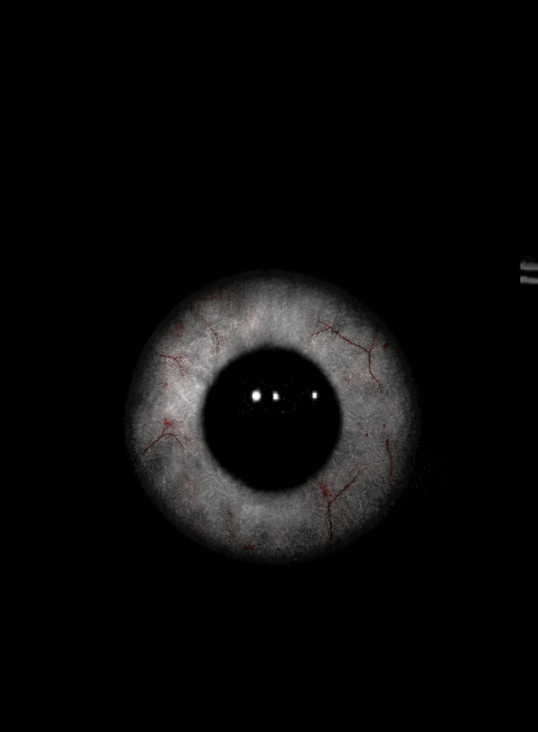
#> input picture assets/the_watcher/ChatGPT Image Jun 1, 2026, 01_30_14 AM.png, 1075 x 1464 px (shown at 1/2 size)
$ python map_photo_eye.py
#> lines starting #> are read from the running program, lines starting #| are printed output that depends on the picture; after the words box and inside, x2 and y2 are one past the last pixel; in counts of white or black regions, pixels touching at a corner belong together
#!/usr/bin/env python3
"""
map_photo_eye.py — Map the supplied eye photo onto the equirectangular sphere
texture used by "The Watcher" world in Engine/renderer.py.

Projection: orthographic (parallel projection from +Z).  The photo center
(iris/pupil) maps to UV (0.25, 0.50) — the +Z camera-facing pole on the
equirectangular sphere produced by make_sphere().  Using the photo's shorter
dimension (width) as the hemisphere diameter so the full horizontal extent of
the photo fills the sphere's visible face without stretching.

Outputs (assets/the_watcher/):
    eye_diffuse.png   — albedo from photo, equirectangular 2048×1024
    eye_normal.png    — tangent-space normal map derived from diffuse luminance
    eye_specular.png  — cornea/iris gloss mask (same angular definition as before)

The normal and specular maps are regenerated so they align with the new texture;
no shader changes are made.
"""

from __future__ import annotations
from pathlib import Path

import numpy as np
from PIL import Image

HERE   = Path(__file__).resolve().parents[2]
SOURCE = HERE / "assets" / "the_watcher" / "ChatGPT Image Jun 1, 2026, 01_30_14 AM.png"
OUT    = HERE / "assets" / "the_watcher"

RES_W, RES_H = 2048, 1024

# Iris cap angular radius — kept identical to gen_eye_textures.py so the
# specular map (cornea gloss mask) aligns with the iris in the photo.
IRIS_HALF_ANG  = np.radians(25.0)
LIMBUS_FEATHER = np.radians(5.0)

# Normal map relief strength — kept at the same value as the previous texture.
NORMAL_STRENGTH = 4.5


def _smoothstep(a: float | np.ndarray, b: float | np.ndarray,
                x: np.ndarray) -> np.ndarray:
    t = np.clip((x - a) / (b - a + 1e-9), 0.0, 1.0)
    return t * t * (3.0 - 2.0 * t)


def main() -> None:
    # ── Load source photo ──────────────────────────────────────────────────────
    src = Image.open(SOURCE).convert("RGB")
#> src is the input picture: PIL image 1075x1464 RGB; mean R, G, B 10.5, 10.1, 10
    src_w, src_h = src.size
#> src_w = 1075; src_h = 1464
    src_arr = np.array(src, dtype=np.float32) / 255.0
    # Compute luminance for eye region detection
    lum = (src_arr * [0.2126, 0.7152, 0.0722]).sum(axis=2)
    print(f"[eye] source: {SOURCE.name}  {src_w}×{src_h}")
#| [eye] source: ChatGPT Image Jun 1, 2026, 01_30_14 AM.png  1075×1464

    # [7 lines of commented-out code are left out]
    u = (np.arange(RES_W) + 0.5) / RES_W
    v = (np.arange(RES_H) + 0.5) / RES_H
    uu, vv = np.meshgrid(u, v)
    theta = uu * 2.0 * np.pi
    phi   = vv * np.pi
    sx = np.sin(phi) * np.cos(theta)
    sy = np.cos(phi)
    sz = np.sin(phi) * np.sin(theta)   # +1 = iris center front, -1 = back

    # Angular distance from +Z — used for specular mask.
    gamma = np.arccos(np.clip(sz, -1.0, 1.0))

    # ── Orthographic photo projection ──────────────────────────────────────────
    # Orthographic projects the front hemisphere as a unit disk:
    #   (sx, sy) are the projected x/y coords, both in [-1, +1].
    # Scale: use width/2 as the hemisphere radius in pixels so the photo's
    # full horizontal span fills the visible sphere face.
    # Compute centroid of the bright eye region (ignore black background)
    thresh = 0.1  # luminance threshold (0‑1)
    mask = lum > thresh
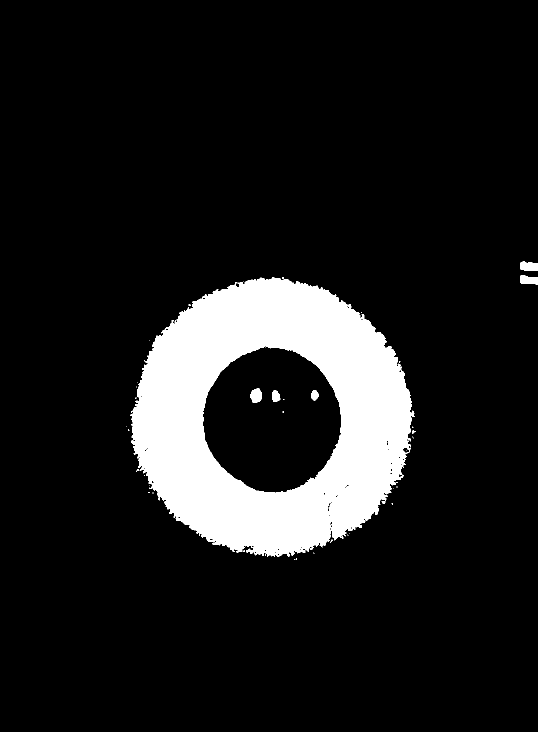
#> mask: shape (1464, 1075) bool (shown at 1/2 size); 11.4% white; 50 white regions (41 under 20 px), largest, box (x1, y1, x2, y2) and area: (260, 554, 829, 1114) 176958, (1040, 523, 1075, 542) 557, (500, 777, 524, 806) 519
    ys, xs = np.where(mask)
    if len(xs) == 0:
        # fallback to image centre if no bright region detected
        cx = src_w / 2.0
        cy = src_h / 2.0
    else:
        cx = float(xs.mean())
#> cx = 546.2
        cy = float(ys.mean())
#> cy = 830.8
    # Zoom factor: proportion of image width visible on sphere (0‑1). Smaller => more zoom.
    ZOOM = 0.25  # show ~25% of width, cropping black border
    half = src_w * ZOOM
#> half = 268.8

    # Debug output
    print(f"[debug] cx={cx:.2f}, cy={cy:.2f}, half={half:.2f}")
#| [debug] cx=546.23, cy=830.79, half=268.75
    # Photo sample coords in pixel space (float, before integer lookup).
    #   +sx → right in photo  (photo x increases rightward)
    #   +sy → up on sphere  → up in real space → smaller y in image (y=0 = top)
    px = cx + sx * half          # 0 … src_w
    py = cy - sy * half          # 0 … src_h  (inverted: +up → smaller y)
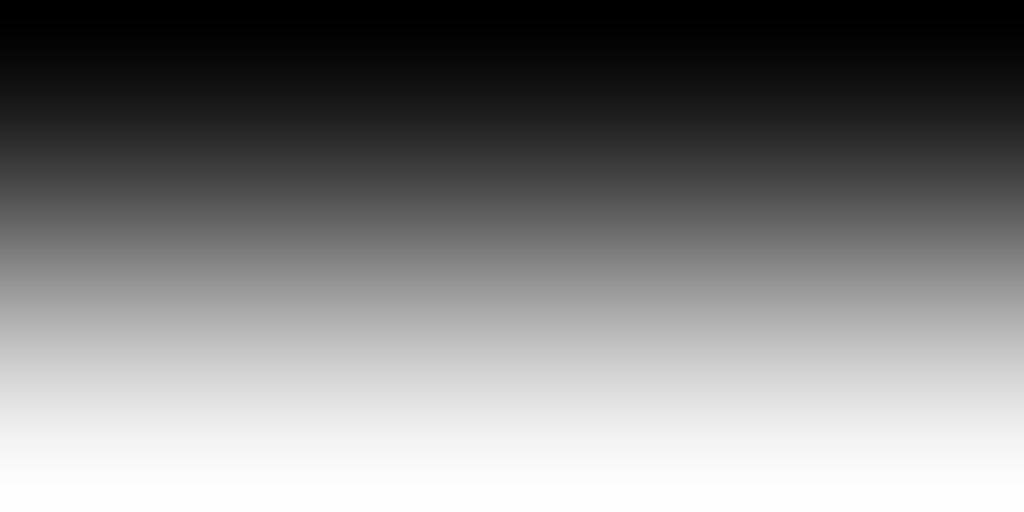
#> py: shape (1024, 2048) float64 (shown at 1/2 size); min 562, max 1099.5, mean 830.8; drawn with min black and max white

    # Clamp to valid photo bounds.
    px = np.clip(px, 0.0, src_w - 1.0)
    py = np.clip(py, 0.0, src_h - 1.0)

    # Bilinear interpolation.
    x0 = np.floor(px).astype(np.int32)
    y0 = np.floor(py).astype(np.int32)
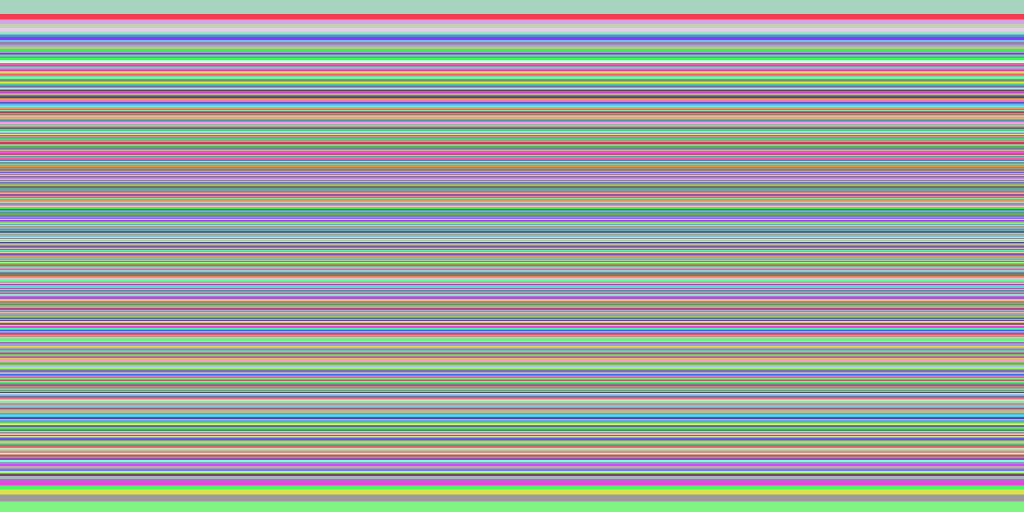
#> y0: shape (1024, 2048) int32 (shown at 1/2 size); 538 distinct labels, from 562 to 1099; one colour per label, 0 black
    x1 = np.minimum(x0 + 1, src_w - 1)
    y1 = np.minimum(y0 + 1, src_h - 1)
#> y1: shape (1024, 2048) int32; 538 distinct labels, from 563 to 1100
    fx = (px - x0)[..., None].astype(np.float32)
    fy = (py - y0)[..., None].astype(np.float32)

    sampled = (src_arr[y0, x0] * (1.0 - fx) * (1.0 - fy)
             + src_arr[y0, x1] *        fx   * (1.0 - fy)
             + src_arr[y1, x0] * (1.0 - fx) *        fy
             + src_arr[y1, x1] *        fx   *        fy)
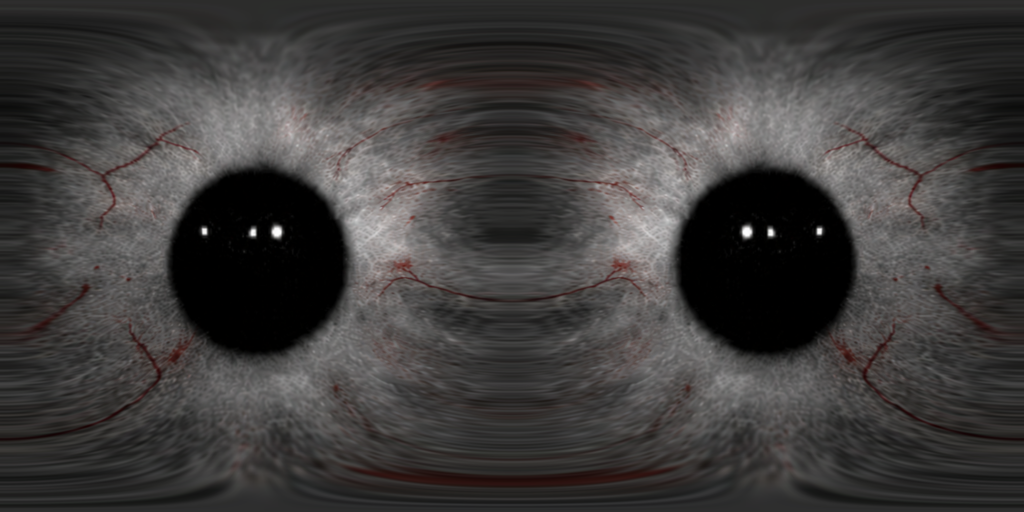
#> sampled: shape (1024, 2048, 3) float32 (shown at 1/2 size); mean R, G, B 0.245, 0.237, 0.234

    # Back hemisphere (sz < 0) → pure black (void; never normally visible).
    front = (sz >= 0.0)[..., None].astype(np.float32)
    diffuse = np.clip(sampled * front, 0.0, 1.0)

    # ── Normal map from diffuse luminance ──────────────────────────────────────
    lum = diffuse.mean(axis=2).astype(np.float32)
#> lum: shape (1024, 2048) float32
    gy, gx = np.gradient(lum)
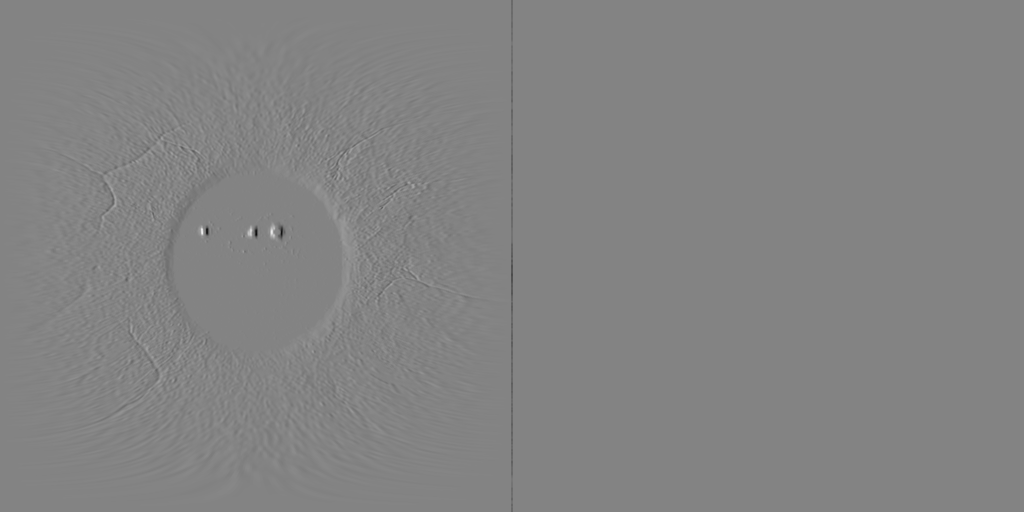
#> gx: shape (1024, 2048) float32 (shown at 1/2 size); min -0.222, max 0.208, mean -6.93e-05; drawn with min black and max white
    nx = -gx * NORMAL_STRENGTH
    ny = -gy * NORMAL_STRENGTH
    nz = np.ones_like(nx)
    inv = 1.0 / np.sqrt(nx * nx + ny * ny + nz * nz)
    normal_rgb = np.clip(np.stack([nx * inv, ny * inv, nz * inv], axis=-1) * 0.5 + 0.5,
                         0.0, 1.0)
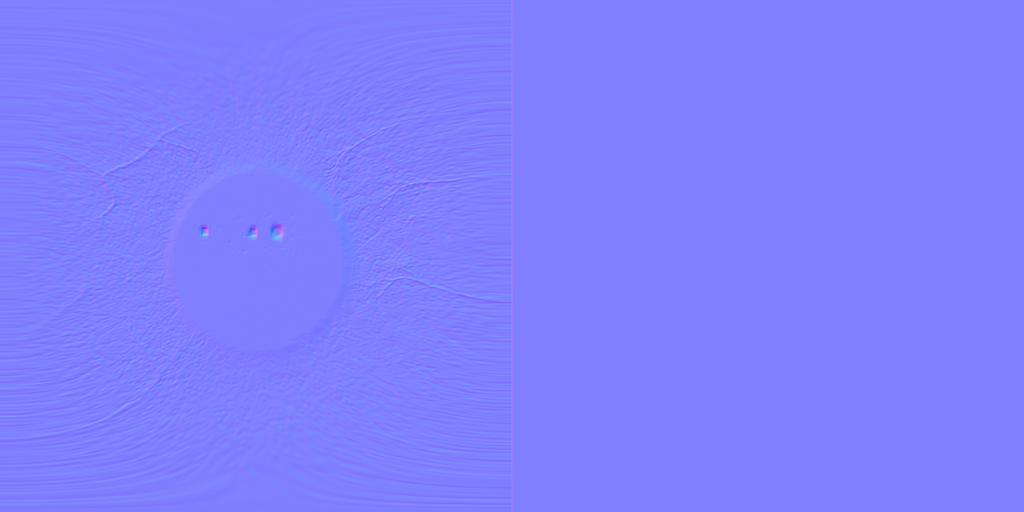
#> normal_rgb: shape (1024, 2048, 3) float32 (shown at 1/2 size); mean of channels 0, 1, 2 0.5, 0.5, 1; drawn as R, G, B

    # ── Specular / cornea gloss mask ───────────────────────────────────────────
    # High gloss (≈0.98) over the iris cap (same angular radius as before so the
    # iris emission term and wet-glass specular in eye.frag stay aligned with the
    # actual iris area in the photo).  Sclera stays at ≈0.20.
    cornea = 1.0 - _smoothstep(IRIS_HALF_ANG - LIMBUS_FEATHER,
                                IRIS_HALF_ANG + LIMBUS_FEATHER, gamma)
    spec = np.clip(0.20 + 0.78 * cornea, 0.0, 1.0)
    # Zero on back hemisphere.
    spec *= (sz >= 0.0).astype(np.float32)

    # ── Write outputs ──────────────────────────────────────────────────────────
    OUT.mkdir(parents=True, exist_ok=True)
    Image.fromarray((diffuse     * 255 + 0.5).astype(np.uint8)).save(OUT / "eye_diffuse.png")
    Image.fromarray((normal_rgb  * 255 + 0.5).astype(np.uint8)).save(OUT / "eye_normal.png")
    Image.fromarray((spec        * 255 + 0.5).astype(np.uint8)).save(OUT / "eye_specular.png")
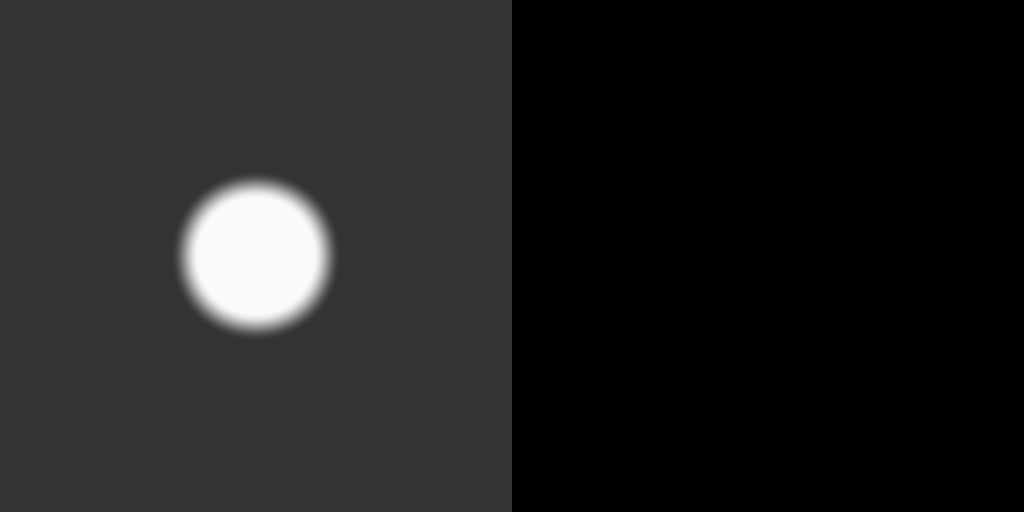
#> saved as eye_specular.png: PIL image 2048x1024 L (shown at 1/2 size); min 0, max 250, mean 31.6

    print(f"[eye] wrote eye_diffuse / eye_normal / eye_specular "
          f"({RES_W}×{RES_H}) → {OUT}")


if __name__ == "__main__":
    main()
